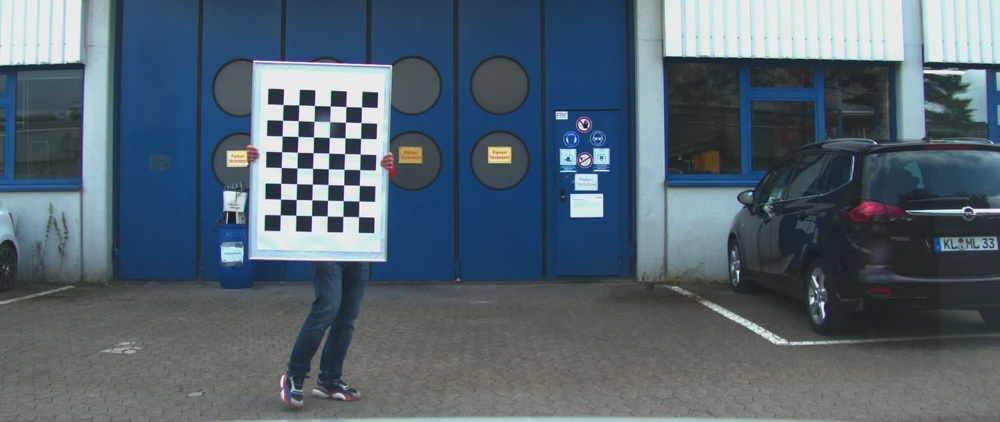
#> input picture data/Task_05/000001.jpg, 1000 x 422 px, shrunk from 2048 x 864 before the run; its folder holds only this picture in this run
$ jupyter execute Intrinsic_Camera_Matrix.ipynb
#> lines starting #> are read from the running program, lines starting #| are printed output that depends on the picture; after the words box and inside, x2 and y2 are one past the last pixel; in counts of white or black regions, pixels touching at a corner belong together; long printed decimals are rounded
[cell 1]
import numpy as np
import cv2
import matplotlib.pyplot as plt
import math
import glob

### Camera intrinsic calibration

[cell 2]
CHECKERBOARD = (8,6)                                                                            # Represents the number of corners of the intersection points between 2 black squares and 2 white squares on the chess board

# stop the iteration when specified
# accuracy, epsilon, is reached or
# specified number of iterations are completed.
criteria = (cv2.TERM_CRITERIA_EPS + cv2.TERM_CRITERIA_MAX_ITER, 30, 0.001)
threedpoints = []                                                                               # Initialising Vector for 3D points
twodpoints = []                                                                                 # Initialising Vector for 2D points

#  3D points real world coordinates
objectp3d = np.zeros((1, CHECKERBOARD[0] * CHECKERBOARD[1],3), np.float32)
objectp3d[0, :, :2] = np.mgrid[0:CHECKERBOARD[0], 0:CHECKERBOARD[1]].T.reshape(-1, 2)
prev_img_shape = None

# Extracting path of individual image stored
# in a given directory. Since no path is
# specified, it will take current directory
# jpg files alone
images = glob.glob('./data/Task_05/*.jpg')

for filename in images:
    image = cv2.imread(filename)
#> image is the input picture: shape (422, 1000, 3); mean B, G, R 111.9, 100.2, 85
    grayColor = cv2.cvtColor(image, cv2.COLOR_BGR2GRAY)
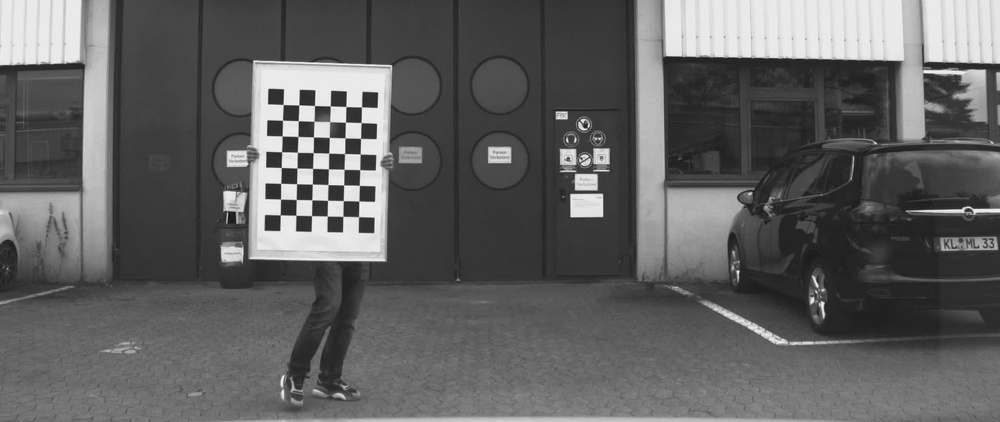
#> grayColor: shape (422, 1000); min 22, max 251, mean 97

    # Find the chess board corners
    # If desired number of corners are
    # found in the image then ret = true
    ret, corners = cv2.findChessboardCorners(grayColor, CHECKERBOARD,cv2.CALIB_CB_ADAPTIVE_THRESH+ cv2.CALIB_CB_FAST_CHECK +cv2.CALIB_CB_NORMALIZE_IMAGE)
#> ret = True; corners = 48 rows, first 8: [280.3, 214.8], [280.5, 199.2], [280.6, 183.4], [281.3, 167.5], [281.6, 151.7], [282.1, 136.1], [282.5, 120.3], [283.1, 104.5]

    # If desired number of corners can be detected then,
    # refine the pixel coordinates and display
    # them on the images of checker board
    if ret == True:
        threedpoints.append(objectp3d)

        # Refining pixel coordinates
        # for given 2d points.
        corners2 = cv2.cornerSubPix(grayColor, corners, (11, 11), (-1, -1), criteria)
#> corners2 = 48 rows, first 8: [280.3, 214.9], [280.5, 199.1], [280.7, 183.3], [281.2, 167.5], [281.7, 151.7], [282.2, 136], [282.5, 120.3], [283.1, 104.5]

        twodpoints.append(corners2)

        # Draw and display the corners
        image = cv2.drawChessboardCorners(image, CHECKERBOARD,corners2, ret)
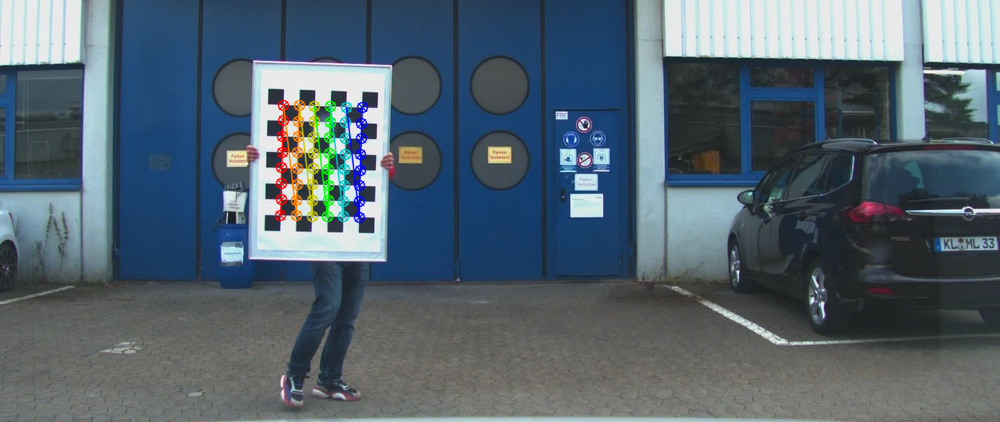
#> image: shape (422, 1000, 3); 1.65% of pixels changed, all inside (x1, y1, x2, y2) = (274, 99, 369, 224)

    # cv2.imshow('img', image)
    cv2.waitKey(0)

cv2.destroyAllWindows()

h, w = image.shape[:2]
#> h = 422; w = 1000


# Perform camera calibration by
# passing the value of above found out 3D points (threedpoints)
# and its corresponding pixel coordinates of the
# detected corners (twodpoints)
ret, matrix, distortion, r_vecs, t_vecs = cv2.calibrateCamera(threedpoints, twodpoints, grayColor.shape[::-1], None, None)
#> ret = 0.0907; matrix = [[2927.6, 0, 505.1], [0, 2798.7, 210.9], [0, 0, 1]]; distortion = [[-2.87, -90.66, -0.051, -0.11, 6326.5]]; r_vecs = ([0.32, -0.267, -1.53],); t_vecs = ([-13.55, 0.303, 177.6],)


# Displaying required output
print(" Camera matrix:")
print(matrix)
#| [[2.92764568e+03 0.00000000e+00 5.05050058e+02]
#|  [0.00000000e+00 2.79874898e+03 2.10881500e+02]
#|  [0.00000000e+00 0.00000000e+00 1.00000000e+00]]

$ run again, on data/Task_05/000005.jpg
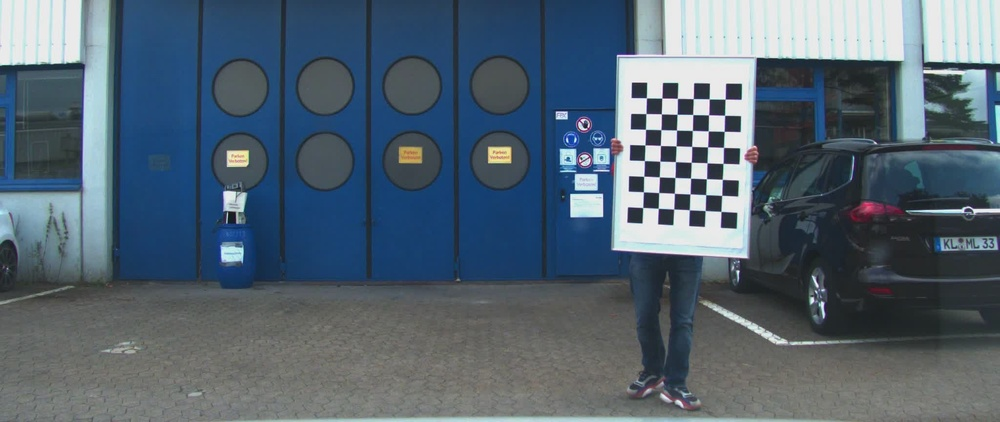
#> input picture data/Task_05/000005.jpg, 1000 x 422 px, shrunk from 2048 x 864 before the run
#> image is the input picture: shape (422, 1000, 3); mean B, G, R 113.5, 100.1, 84.2
#> `grayColor = cv2.cvtColor(image, cv2.COLOR_BGR2GRAY)`:
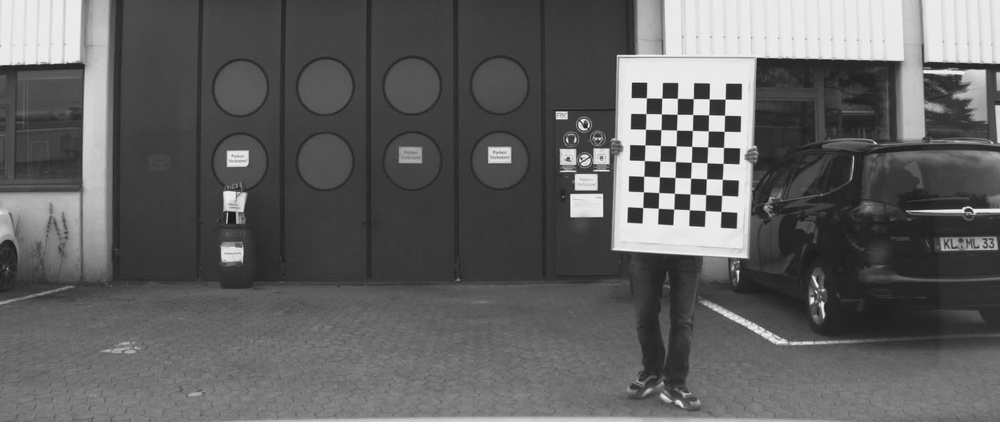
#> grayColor: shape (422, 1000); min 19, max 251, mean 96.9
#> `ret, corners = cv2.findChessboardCorners(grayColor, CHECKERBOARD,cv2.C..`: ret = True; corners = 48 rows, first 8: [642.7, 207.6], [643.4, 191.8], [643.7, 176.3], [644.4, 160.6], [644.8, 145], [645.5, 129.4], [645.9, 113.6], [646.4, 97.82]
#> corners2 = 48 rows, first 8: [642.7, 207.5], [643.4, 191.7], [643.7, 176.2], [644.4, 160.5], [645, 144.9], [645.5, 129.3], [645.9, 113.6], [646.4, 97.8]
#> `image = cv2.drawChessboardCorners(image, CHECKERBOARD,corners2, ret)`:
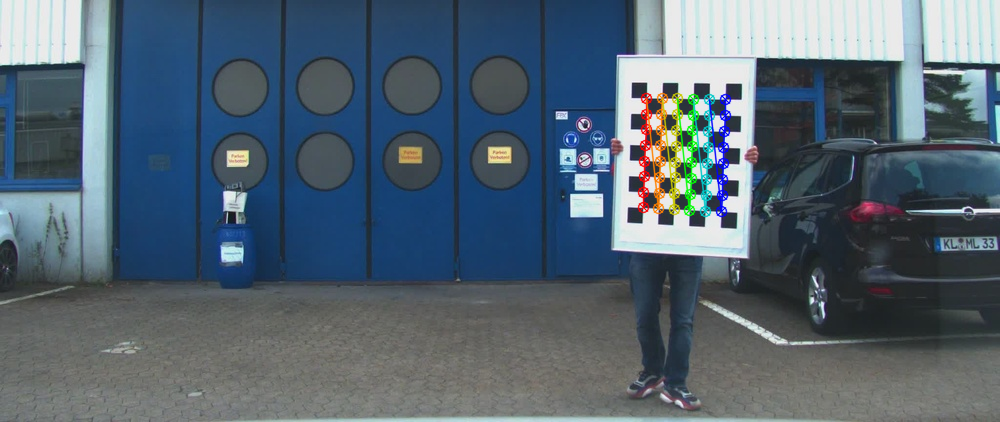
#> image: shape (422, 1000, 3); 1.66% of pixels changed, all inside (x1, y1, x2, y2) = (637, 92, 732, 218)
#> `ret, matrix, distortion, r_vecs, t_vecs = cv2.calibrateCamera(threedpo..`: ret = 0.0998; matrix = [[1519.4, 0, 493.5], [0, 1362.2, 217.8], [0, 0, 1]]; distortion = [[-0.35, 3.92, -0.012, -0.0424, -34.06]]; r_vecs = ([-0.393, 0.465, -1.48],); t_vecs = ([8.61, -0.653, 86.3],)
#| [[1.51937350e+03 0.00000000e+00 4.93538219e+02]
#|  [0.00000000e+00 1.36218048e+03 2.17809014e+02]
#|  [0.00000000e+00 0.00000000e+00 1.00000000e+00]]

$ run again, on data/Task_05/000006.jpg
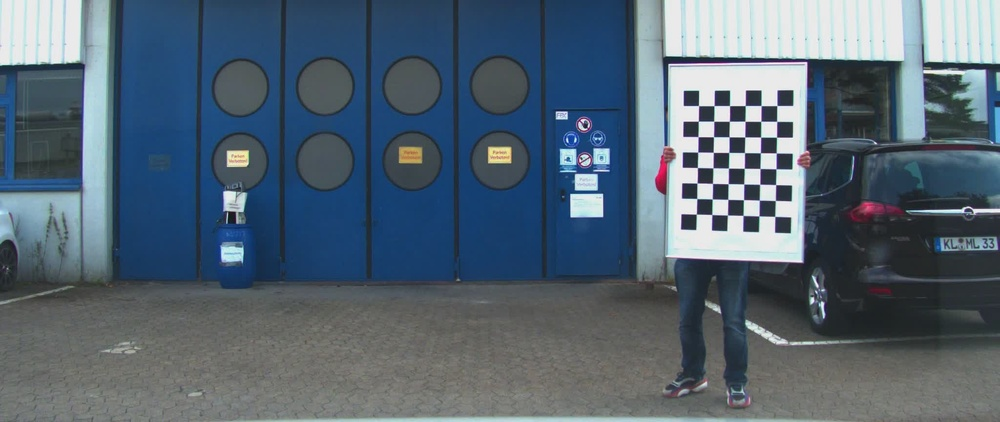
#> input picture data/Task_05/000006.jpg, 1000 x 422 px, shrunk from 2048 x 864 before the run
#> image is the input picture: shape (422, 1000, 3); mean B, G, R 114.9, 101.3, 85.3
#> `grayColor = cv2.cvtColor(image, cv2.COLOR_BGR2GRAY)`:
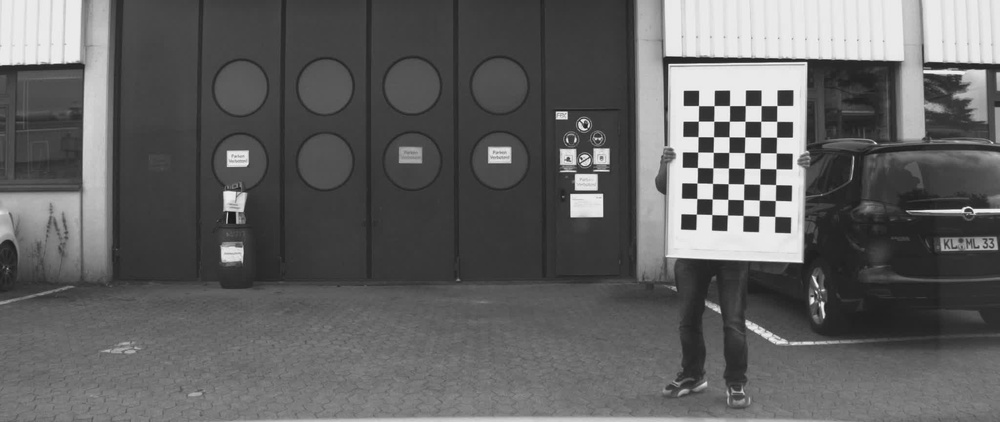
#> grayColor: shape (422, 1000); min 18, max 249, mean 98.1
#> `ret, corners = cv2.findChessboardCorners(grayColor, CHECKERBOARD,cv2.C..`: ret = True; corners = 48 rows, first 8: [777, 105.5], [776.7, 121.4], [776.5, 137.3], [776.3, 153], [775.9, 168.8], [775.7, 184.6], [775.4, 200.5], [774.8, 216.4]
#> corners2 = 48 rows, first 8: [776.9, 105.6], [776.7, 121.3], [776.6, 137.2], [776.2, 152.9], [776.1, 168.8], [775.6, 184.6], [775.4, 200.5], [774.8, 216.4]
#> `image = cv2.drawChessboardCorners(image, CHECKERBOARD,corners2, ret)`:
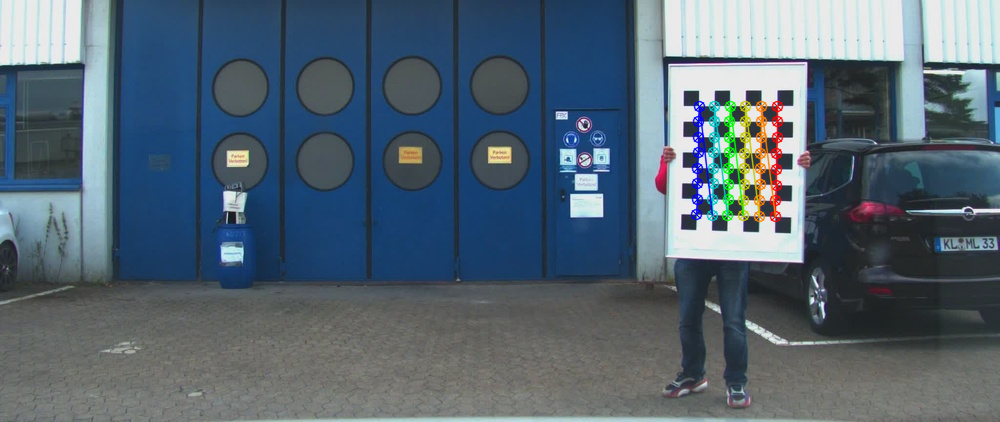
#> image: shape (422, 1000, 3); 1.65% of pixels changed, all inside (x1, y1, x2, y2) = (690, 100, 784, 223)
#> `ret, matrix, distortion, r_vecs, t_vecs = cv2.calibrateCamera(threedpo..`: ret = 0.0781; matrix = [[214.8, 0, 511], [0, 220.5, 240], [0, 0, 1]]; distortion = [[-0.0121, 0.00937, -0.000581, -0.0138, -0.00208]]; r_vecs = ([0.0617, 0.0754, 1.61],); t_vecs = ([17.64, -8.47, 13.37],)
#| [[214.762   0.         511.050]
#|  [  0.         220.466 239.971]
#|  [  0.           0.           1.        ]]

$ run again, on data/Task_05/000007.jpg
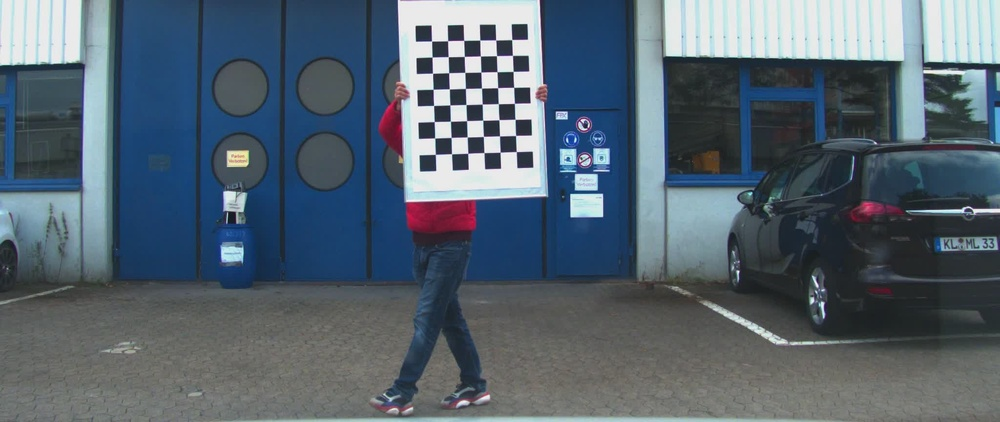
#> input picture data/Task_05/000007.jpg, 1000 x 422 px, shrunk from 2048 x 864 before the run
#> image is the input picture: shape (422, 1000, 3); mean B, G, R 111.8, 99.9, 85.9
#> `grayColor = cv2.cvtColor(image, cv2.COLOR_BGR2GRAY)`:
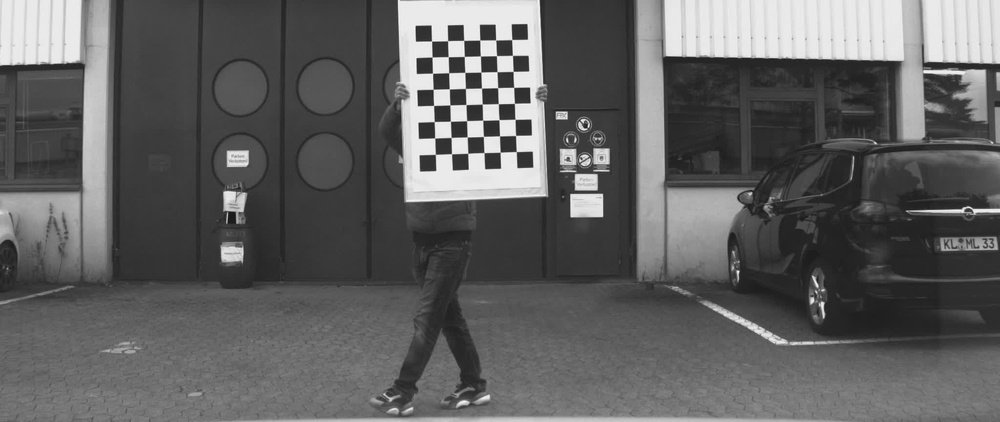
#> grayColor: shape (422, 1000); min 20, max 252, mean 97.1
#> `ret, corners = cv2.findChessboardCorners(grayColor, CHECKERBOARD,cv2.C..`: ret = True; corners = 48 rows, first 8: [511.7, 39.58], [512.5, 55.42], [513.2, 71.39], [513.7, 87.36], [514.4, 103.4], [515.2, 119.3], [515.6, 135.5], [516.3, 151.6]
#> corners2 = 48 rows, first 8: [511.7, 39.55], [512.4, 55.37], [513.1, 71.39], [513.6, 87.34], [514.4, 103.4], [514.9, 119.3], [515.5, 135.4], [516.3, 151.6]
#> `image = cv2.drawChessboardCorners(image, CHECKERBOARD,corners2, ret)`:
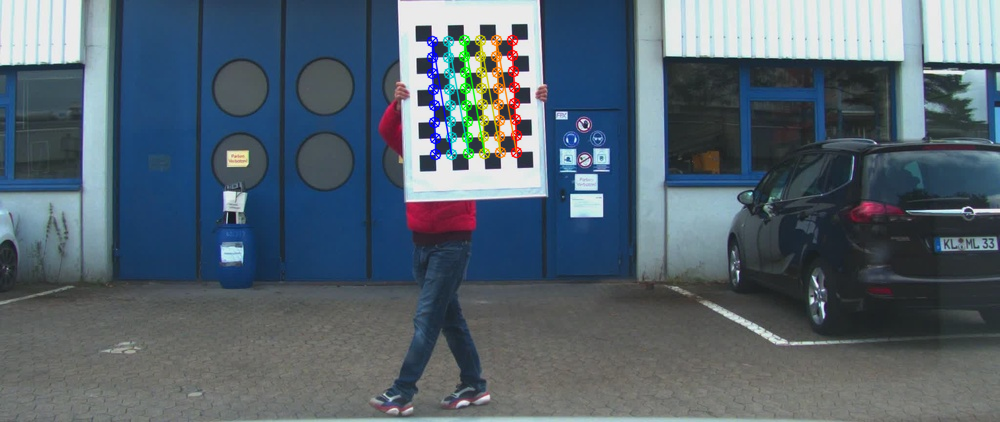
#> image: shape (422, 1000, 3); 1.68% of pixels changed, all inside (x1, y1, x2, y2) = (426, 34, 523, 161)
#> `ret, matrix, distortion, r_vecs, t_vecs = cv2.calibrateCamera(threedpo..`: ret = 0.0849; matrix = [[352.4, 0, 559.4], [0, 356.5, 238.8], [0, 0, 1]]; distortion = [[-0.138, 0.235, -0.0125, -0.00441, -0.213]]; r_vecs = ([-0.05, -0.0278, 1.53],); t_vecs = ([-2.97, -12.33, 21.95],)
#| [[352.394   0.         559.394]
#|  [  0.         356.531 238.761]
#|  [  0.           0.           1.        ]]
